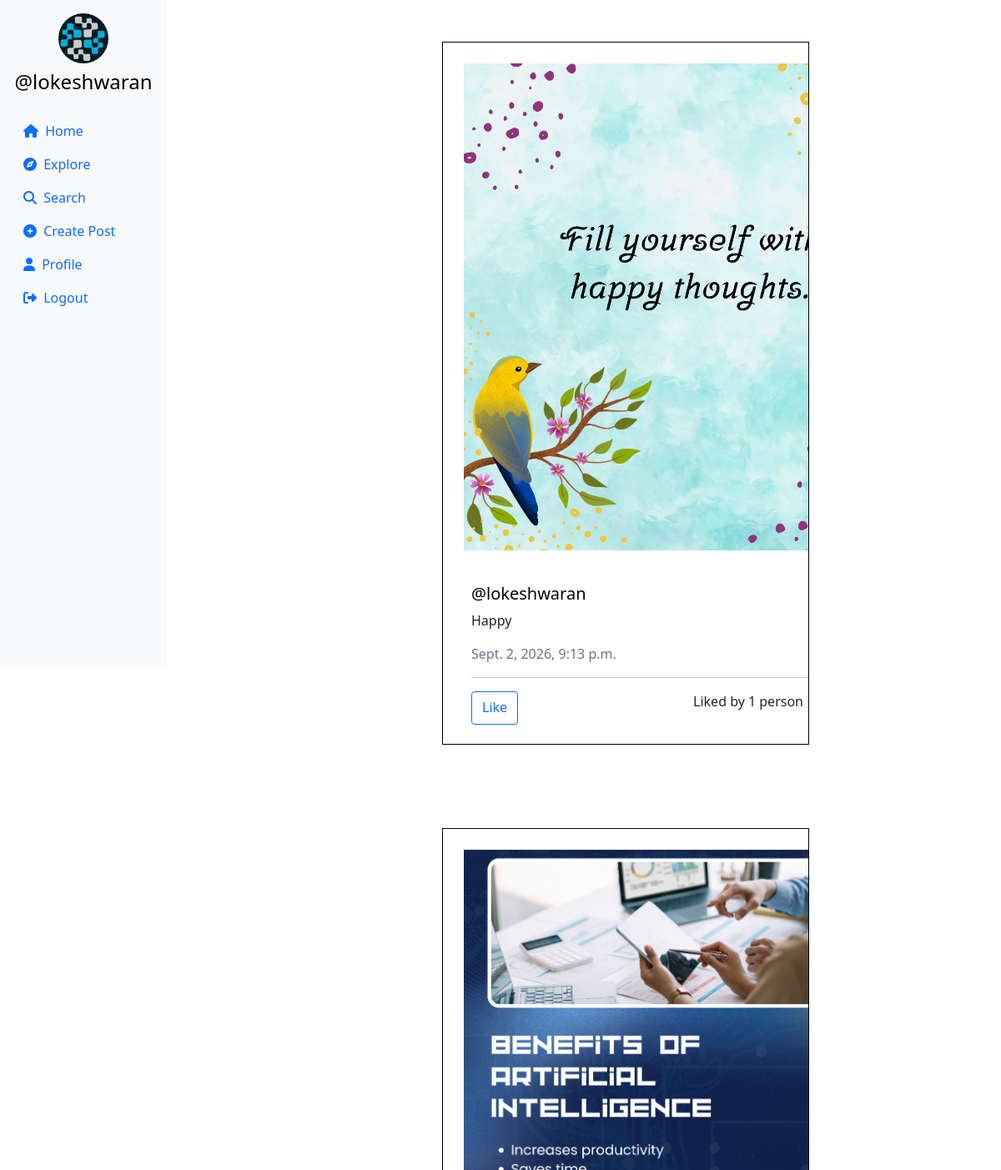
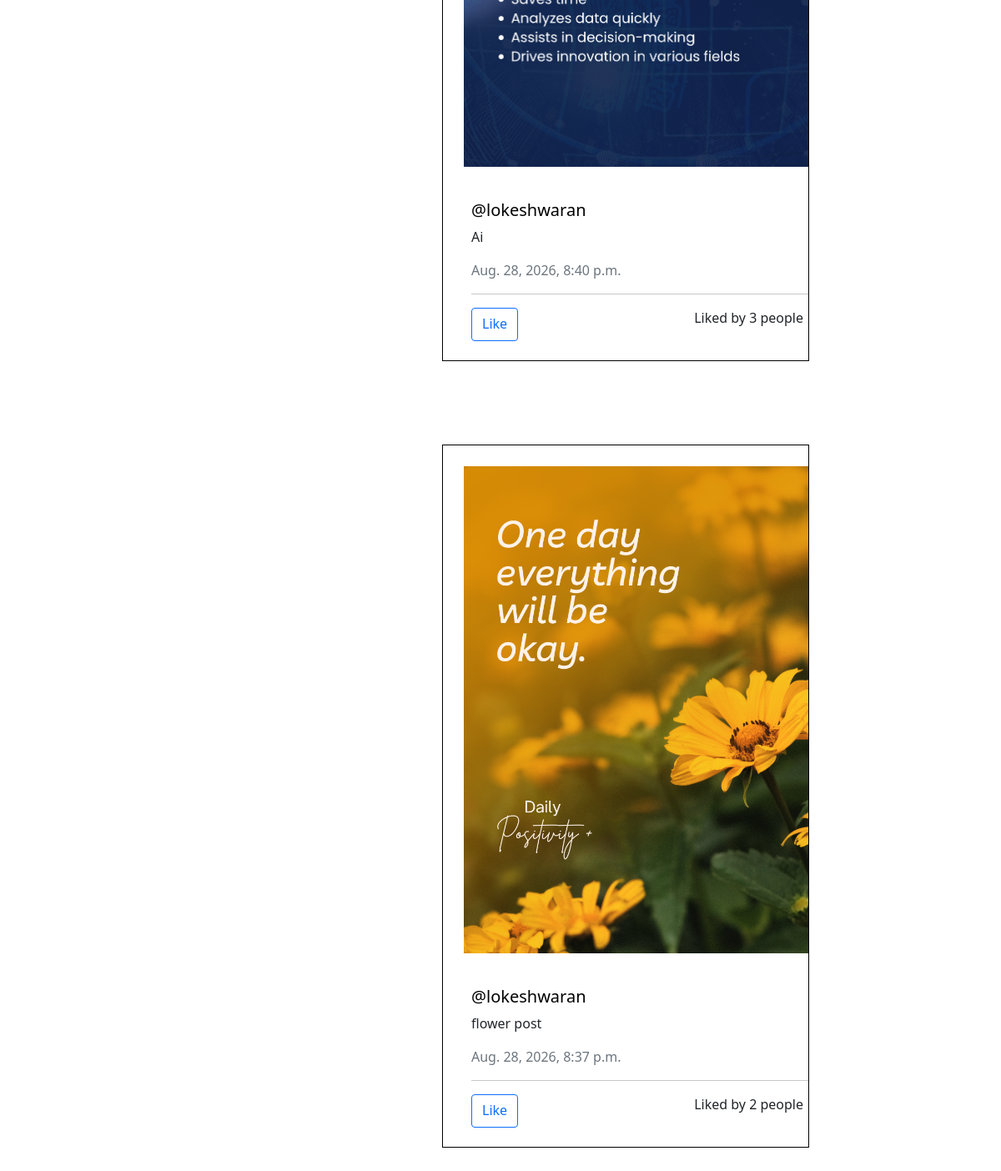
Screenshot of / (signed in) with the database file from the repository (2 pictures, top to bottom).
### applokesh/models.py (models this page shows, shortened)
class Profile(models.Model):
    user = models.ForeignKey(User, on_delete=models.CASCADE)
    id_user =models.IntegerField(primary_key=True, default=0)
    bio = models.TextField(blank=True, default='')
    profileimg = models.ImageField(upload_to='profile_images', default='blank-profile-picture.png')
    location =models.CharField(max_length=100, blank=True, default='')

class Post(models.Model):
    id =models.UUIDField(primary_key=True, default=uuid.uuid4)
    user =models.CharField(max_length=100)
    image=models.ImageField(upload_to='post_images')
    caption= models.TextField()
    created_at=models.DateTimeField(default=datetime.now)
    no_of_likes =models.IntegerField(default=0)

### applokesh/views.py (the view)
# urls.py: 2. Add a URL to urlpatterns:  path('', views.home, name='home')
@login_required(login_url='/loginn')
def home(request):
    following_users=Followers.objects.filter(follower=request.user.username).values_list('user', flat=True)
    post=Post.objects.filter(Q(user=request.user.username) | Q(user__in=following_users)).order_by('-created_at')
    profile = Profile.objects.get(user=request.user)
    context={
        'post': post,
        'profile': profile
    }
    return render(request,'main.html',context)

### templates/main.html (shortened to what this page needs)
{% load static %}
<!DOCTYPE html>
<html lang="en">
<head>
    <link rel="stylesheet" href="https://maxcdn.bootstrapcdn.com/bootstrap/4.5.2/css/bootstrap.min.css">
    <link href="https://cdn.jsdelivr.net/npm/bootstrap@5.0.2/dist/css/bootstrap.min.css" rel="stylesheet"
>
    <link rel="stylesheet" href="{% static 'css/app.css' %}">
</head>
<body>
<div class="container-fluid">
    <div class="row">
        <nav class="col-md-2 d-none d-md-block sidebar" style="position: fixed;">
            <div class="text-center mt-3">
                <img src="{{profile.profileimg.url}}" alt="Profile Picture" class="profile-pic">
                <h4 class="mt-2"><a href="/profile/{{user}}" style="text-decoration:none;">@{{user}}</a></h4>
            </div>
            <ul class="nav flex-column mt-4">
                <li class="nav-item">
                    <a class="nav-link active" href="/">
                        <i class="fa-solid fa-house mr-1"></i> Home
                    </a>
                </li>
                <li class="nav-item">
                    <a class="nav-link" href="/explore">
                        <i class="fa-solid fa-compass mr-1"></i> Explore
                    </a>
                </li>
                <li class="nav-item">
                    <a class="nav-link" href="#" data-bs-toggle="modal" data-bs-target="#exampleModal3">
                        <i class="fa-solid fa-magnifying-glass mr-1"></i> Search
                    </a>
                </li>
                <li class="nav-item">
                    <a class="nav-link" href="#" data-bs-toggle="modal" data-bs-target="#exampleModal"
                        data-bs-whatever="@getbootstrap">
                        <i class="fa-solid fa-circle-plus mr-1"></i> Create Post
                    </a>
                </li>
                <li class="nav-item">
                    <a class="nav-link" href="/profile/{{user}}">
                        <i class="fa-solid fa-user mr-1"></i> Profile
                    </a>
                </li>
                <li class="nav-item">
                    <a class="nav-link" href="/logoutt">
                        <i class="fa-solid fa-right-from-bracket mr-1"></i> Logout
                    </a>
                </li>
            </ul>
        </nav>
        <main role="main" class="col-md-9 ml-sm-auto col-lg-10 px-md-4">
            <div>{% for pos in post %}
                <div class="container" id="{{pos.id}}">
                    <div class="row">
                        <div class="col-md-6 mx-auto">
                            <div class="post-card"style="border: 1px solid black;margin: 50px;">
                                {% if pos.image %}
                                <img src="{{ pos.image.url }}" alt="Post Image" class="post-image"
                                    style="height: 584px; width:468px; margin: 25px;">
                                    {% endif %}
                                <div class="post-content"style="margin-left: 19px;">
                                    <h5><a href="/profile/{{pos.user}}" style="text-decoration: none;">@{{pos.user}}</a></h5>
                                    <p>{{pos.caption}}</p>
                                    <p class="text-muted">{{pos.created_at}}</p>
                                    <hr>
                                    <div class="d-flex justify-content-between" style="margin-bottom: 8px; margin-right:10px;">
                                        <a href="/like-post/{{pos.id}}" class="btn btn-outline-primary">Like</a>
                                        {% if pos.no_of_likes == 0 %}
                                        <p>0</p>
                                        {% elif pos.no_of_likes == 1 %}
                                        <p>Liked by {{pos.no_of_likes}} person</p>
                                        {% else %}
                                        <p>Liked by {{pos.no_of_likes}} people</p>
                                        {% endif %}
                                    </div>
                                </div>
                            </div>
                        </div>
                    </div>
                </div>
                {% endfor %}
            </div>
        </main>
    </div>
</div>
</body>
</html>

### templates/modal.html (shortened to what this page needs)
{% load static %}

### templates/search.html (shortened to what this page needs)
{% load static %}

### static/app.css (style rules this page uses)
.post-card { width: 100%; max-width: 468px; margin: 25px auto; border: 1px solid black; box-sizing: border-box; overflow: hidden; }
.post-image { display: block; width: 100%; height: auto; margin: 0; object-fit: cover; }
.post-content { width: 100%; padding: 15px; margin: 0; box-sizing: border-box; }

### templates/main.html (style rules this page uses)
.sidebar { background-color: #f8f9fa; height: 100vh; color: black; }
.profile-pic { width: 60px; height: 60px; border-radius: 50%; object-fit: cover; }
a { color: black; }
.post-card { width: 100%; max-width: 468px; margin: 25px auto; border: 1px solid black; box-sizing: border-box; overflow: hidden; }
.post-image { display: block; width: 100%; height: auto; margin: 0; object-fit: cover; }
.post-content { width: 100%; padding: 15px; margin: 0; box-sizing: border-box; }

### rows the page displays
Profile: profileimg (picture)
Post: image (picture), user "lokeshwaran", caption "Happy", created_at "Sept. 2, 2026, 9:13 p.m.", no_of_likes "1"
Post: image (picture), user "lokeshwaran", caption "Ai", created_at "Aug. 28, 2026, 8:40 p.m.", no_of_likes "3"
Post: image (picture), user "lokeshwaran", caption "flower post", created_at "Aug. 28, 2026, 8:37 p.m.", no_of_likes "2"

### other values shown
{{ user }} "lokeshwaran"
